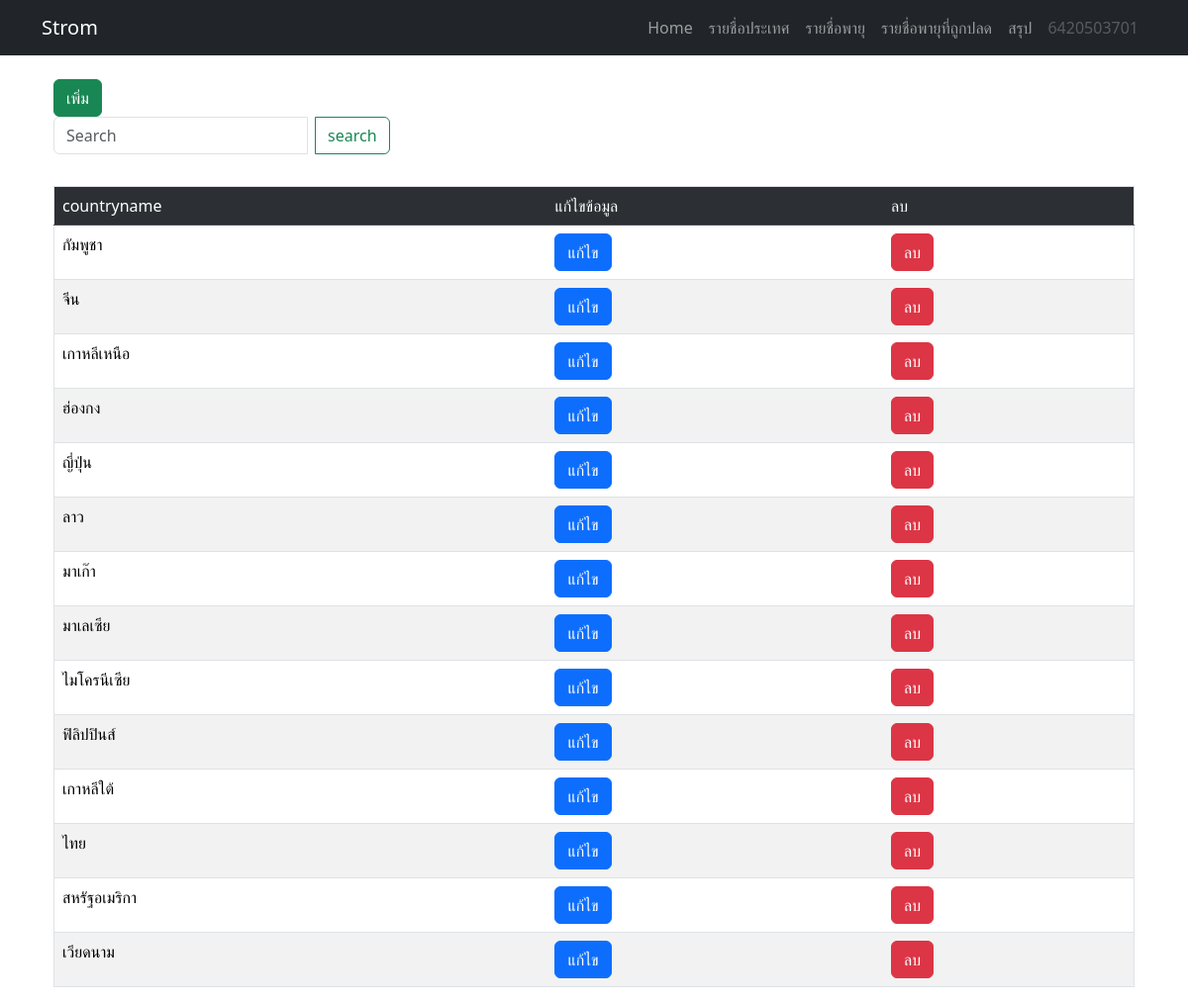
The app's page /project_database/index.php?controller=Country&action=index with its own data.
### tables this page shows
CREATE TABLE `Country` (
  `country_id` int(11) NOT NULL COMMENT 'id_ประเทศ',
  `country_name` varchar(20) NOT NULL COMMENT 'ประเทศ'
);

### project_database/controllers/Country_controller.php (called while the page is built, shortened)
<?php
class CountryController
{
    public function index()
    {
        $CountryList = Country::getAll();
        require_once('views/Country/index_country.php');
    }
}
?>

### project_database/connection_connect.php (called while the page is built, shortened)
<?php
$dbname = "db23_140";
?>

### project_database/models/CountryModel.php (called while the page is built, shortened)
<?php
    class Country{
        public function __construct($idcountry,$namecountry){
            $this->idcountry = $idcountry;
            $this->namecountry = $namecountry;
        }
        public static function getAll(){
            $List = [];
            require("connection_connect.php");
            $sql = "SELECT * FROM `Country`";
            $result = $conn->query($sql);
            while($my_row = $result->fetch_assoc()){
                $idcountry = $my_row[country_id];
                $namecountry = $my_row[country_name];
                $List[] = new Country($idcountry,$namecountry);
            }
            return $List;
        }
    }
?>

### project_database/views/Country/index_country.php (the view, shortened to what this page needs)
<!DOCTYPE html>
<html lang="en">
<head>
    <link href="https://cdn.jsdelivr.net/npm/bootstrap@5.0.2/dist/css/bootstrap.min.css" rel="stylesheet">
    <link rel="stylesheet" href="css/bootstrap.min.css">
</head>
<body>
    <div class = "container">
    <div class = "container">
    <a class="btn btn-success" href=?controller=Country&action=newcountry&id>เพิ่ม</a><br>
    <div class="btn-group" role="group" aria-label="Basic mixed styles example">
    <form method="get" action="">
        <div class="input-group mb-3">
            <input class="form-control me-2"type="Search" name="key" placeholder="Search" aria-label="Search">
            <button class="btn btn-outline-success" type="submit" name="action" value="search">search</button>
        </div>
    </form>
    </div>
    <table border=1 class="table table-white table-striped table-hover">
        <tr class ="table-dark">
            <td>countryname</td>
            <td>แก้ไขข้อมูล</td>
            <td>ลบ</td>
        </tr>
        <?php foreach ($CountryList as $list) {
            echo    "<tr>
                    <td>$list->namecountry</td>
                    <td>
                    <a class='btn btn-primary' href=?controller=Country&action=updateform&id=$list->idcountry>แก้ไข</a>
                    </td>
                    <td>
                    <a class='btn btn-danger' href=?controller=Country&action=delete&id=$list->idcountry onclick=\"return confirm('ยืนยันการลบข้อมูล ??');\" >ลบ</a>
                    </td>
                    </tr>";
        }
        ?>
    </table>
    </div>
</body>
</html>

### project_database/index.php (shortened to what this page needs)
<?php
if(isset($_GET['controller'])&&isset($_GET['action']))
{
    $controller = $_GET['controller'];
    $action = $_GET['action'];
}
else
{
    $controller = 'pages';
    $action = 'index';
}
?>
<html>
    <head>
        <link href="https://cdn.jsdelivr.net/npm/bootstrap@5.0.2/dist/css/bootstrap.min.css" rel="stylesheet">
    </head>
    <body>
    <nav class="navbar sticky-top navbar-expand-lg navbar-dark bg-dark">
    <div class="container">
        <a class="navbar-brand" href="#">Strom</a>
        <div class="collapse navbar-collapse" id="navbarNav">
        <ul class="navbar-nav ms-auto">
            <li class="nav-item">
                <a class="nav-link" href="?controller=pages&action=index">Home</a>
            </li>
            <li class="nav-item">
                <a class="nav-link" href="?controller=Country&action=index">รายชื่อประเทศ</a>
            </li>
            <li class="nav-item">
                <a class="nav-link" href="?controller=StormName&action=index">รายชื่อพายุ</a>
            </li>
            <li class="nav-item">
                <a class="nav-link" href="?controller=StormNameInactive&action=index">รายชื่อพายุที่ถูกปลด</a>
            </li>
            <li class="nav-item">
                <a class="nav-link" href="?controller=Summary&action=index">สรุป</a>
            </li>
            <li class="nav-item">
                <a class="nav-link disabled" href="#" tabindex="-1" aria-disabled="true">6420503701</a>
            </li>
        </ul>
        </div>
    </div>
    </nav>
        <br>
        <?php require_once("routes.php"); ?>
    <body>
</html>

### project_database/routes.php (shortened to what this page needs)
<?php
$controllers = array('pages'=>['index','error'],'StormName'=>['index','newstorm','search','addstorm','updateform','update','inactive','inactiveform','delete','detail'],'Country'=>['index','newcountry','search','addcountry','updateform','update','delete'],'StormNameInactive'=>['index','search','updateform','update','delete','detail'],'Summary'=>['index']);
function call($controller,$action)
{
    switch($controller)
    {
        case "Country" :    require_once("models/CountryModel.php");
                            $controller = new CountryController();
                            break;
    }
    $controller -> {$action}();
}
if(array_key_exists($controller,$controllers))
{
    if(in_array($action,$controllers[$controller]))
    {
        call($controller,$action);
    }
    else
    {
        call('pages','error');
    }
}
else
{
    call('pages','error');
}
?>

### records on screen
country: country_name "กัมพูชา"
country: country_name "จีน"
country: country_name "เกาหลีเหนือ"
country: country_name "ฮ่องกง"
country: country_name "ญี่ปุ่น"
country: country_name "ลาว"
country: country_name "มาเก๊า"
country: country_name "มาเลเซีย"
country: country_name "ไมโครนีเซีย"
country: country_name "ฟิลิปปินส์"
country: country_name "เกาหลีใต้"
country: country_name "ไทย"
country: country_name "สหรัฐอเมริกา"
country: country_name "เวียดนาม"
